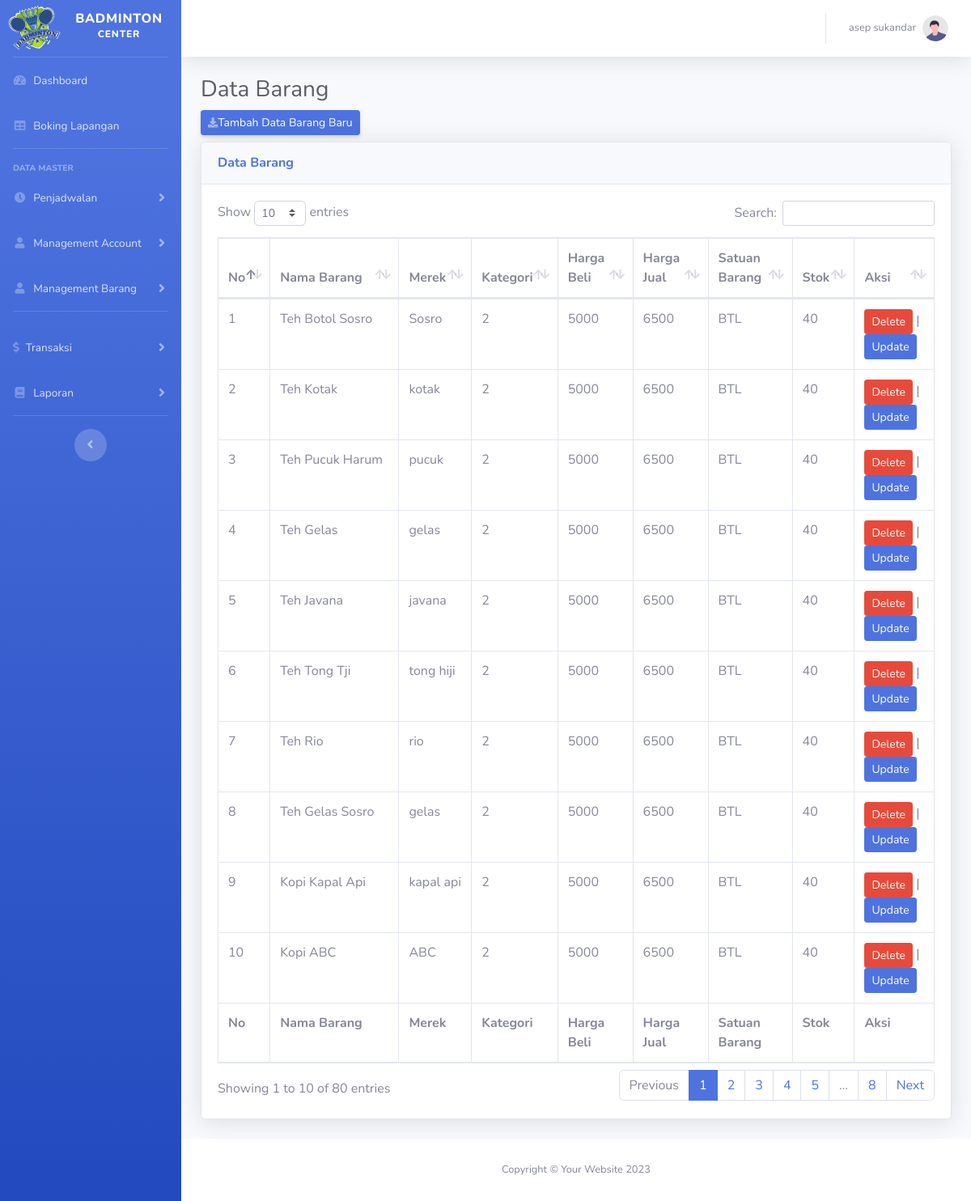
Page /admin/index.php?pg=barang (signed in) on the earlier database version.
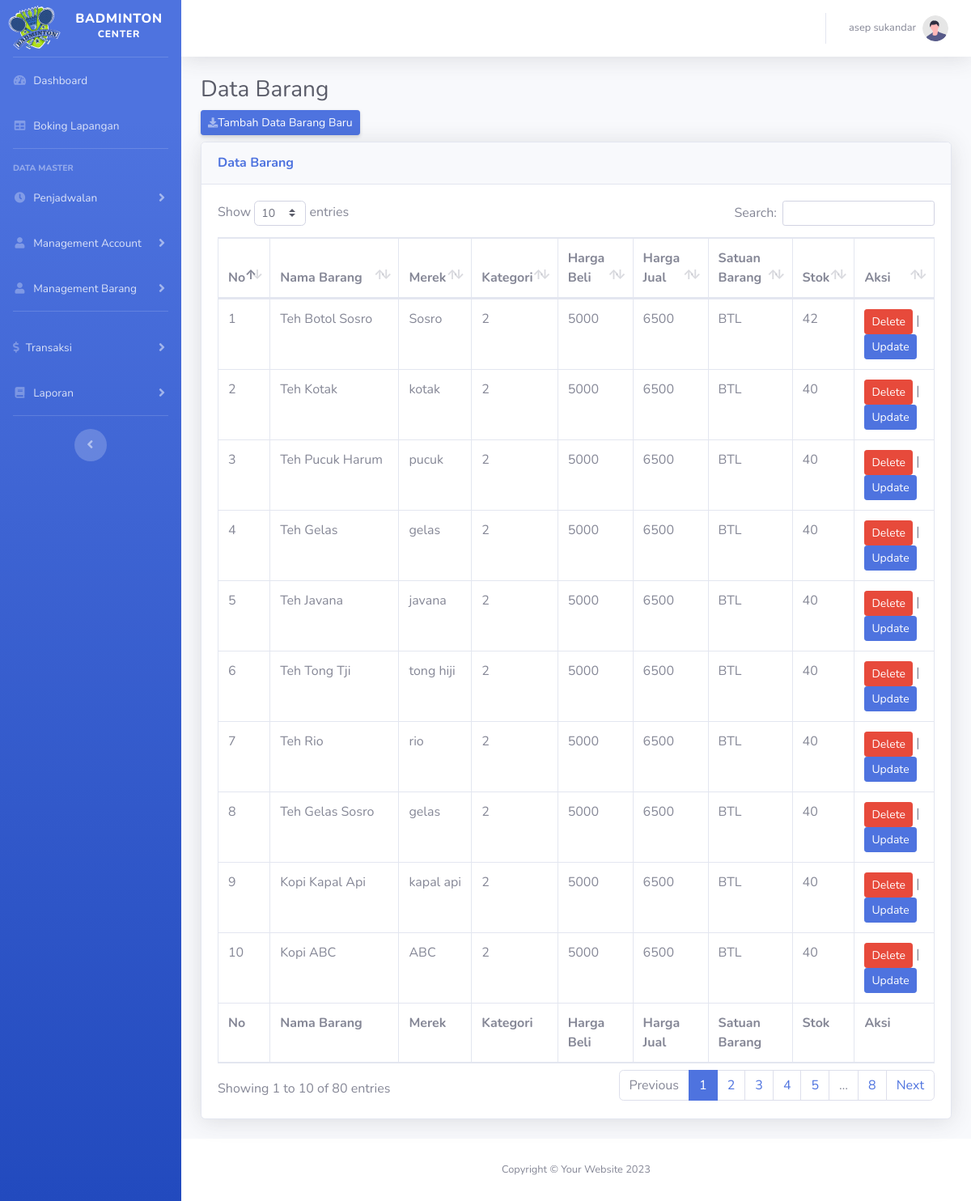
Same page on the later database version.
### tables this page shows
CREATE TABLE `barang` (
  `id` int(10) NOT NULL,
  `id_barang` varchar(10) NOT NULL,
  `id_kategori` int(10) NOT NULL,
  `nama_barang` varchar(50) NOT NULL,
  `merk` varchar(50) NOT NULL,
  `harga_beli` varchar(50) NOT NULL,
  `harga_jual` varchar(50) NOT NULL,
  `satuan_barang` varchar(50) NOT NULL,
  `stok` varchar(50) NOT NULL,
  `tgl_input` date NOT NULL
);

### admin/barang/index.php (the view)
<div class="container-fluid">
                    <h1 class="h3 mb-2 text-gray-800">Data Barang </h1>
                    <a href="?pg=tambahbarang" class="d-none d-sm-inline-block btn btn-sm btn-primary shadow-sm mb-2"><i
                                class="fas fa-download fa-sm text-white-50"></i>Tambah Data Barang Baru</a>
                    <div class="card shadow mb-4">
                        <div class="card-header py-3">
                            <h6 class="m-0 font-weight-bold text-primary">Data Barang</h6>
                        </div>
                        <div class="card-body">
                            <div class="table-responsive">
                                <table class="table table-bordered" id="dataTable" width="100%" cellspacing="0">
                                    <thead>
                                        <tr>
                                            <th>No</th>
                                            <th>Nama Barang</th>
                                            <th>Merek</th>
                                            <th>Kategori</th>
                                            <th>Harga Beli</th>
                                            <th>Harga Jual</th>
                                            <th>Satuan Barang</th>
                                            <th>Stok</th>
                                            <th>Aksi</th>
                                        </tr>
                                    </thead>
                                    <tbody>
                                    <?php
			$query =mysqli_query($koneksi,"SELECT * FROM barang ");
			$no=1;
			while($data = mysqli_fetch_array($query)){
			?>
                                        <tr>
                                        <td><?php echo $no; ?></td>
                                        <td><?php echo $data['nama_barang']?></td>
                                        <td><?php echo $data['merk']?></td>
                                        <td><?php echo $data['id_kategori']?></td>
                                        <td><?php echo $data['harga_beli']?></td>
                                        <td><?php echo $data['harga_jual']?></td>
                                        <td><?php echo $data['satuan_barang']?></td>
                                        <td><?php echo $data['stok']?></td>
                                        <td>
                                            <?php
                                        $stok = $data['stok'];
                                        if ($stok < 5) {
                                            ?>
                                            <a href="?pg=tambahstok&&id=<?php echo $data[0];?>" class="btn btn-warning btn-sm" onclick="return confirm('Siap Menambahkan Stok')" >ReStok</a>
                                            <?php
                                        }else{
                                            ?>
                                            <a href="barang/hapus.php?id=<?php echo $data[0];?>" onclick="return confirm('Yakin Data Akan Di Hapus?')" class="btn btn-danger btn-sm">Delete</a> |
                                            <a href="?pg=editbarang&&id=<?php echo $data[0];?>" class="btn btn-primary btn-sm">Update</a>
                                            <?php
                                        }
                                            ?>
                                            </td>
                                        </tr>
                                        <?php
                                                $no++;
                                            }
                                                ?>
                                    </tbody>
                                    <tfoot>
                                    <th>No</th>
                                            <th>Nama Barang</th>
                                            <th>Merek</th>
                                            <th>Kategori</th>
                                            <th>Harga Beli</th>
                                            <th>Harga Jual</th>
                                            <th>Satuan Barang</th>
                                            <th>Stok</th>
                                            <th>Aksi</th>
                                    </tfoot>
                                </table>
                            </div>
                        </div>
                    </div>
                </div>

Differences in the rows shown:
changed barang "Teh Botol Sosro": stok "40" → "42"
